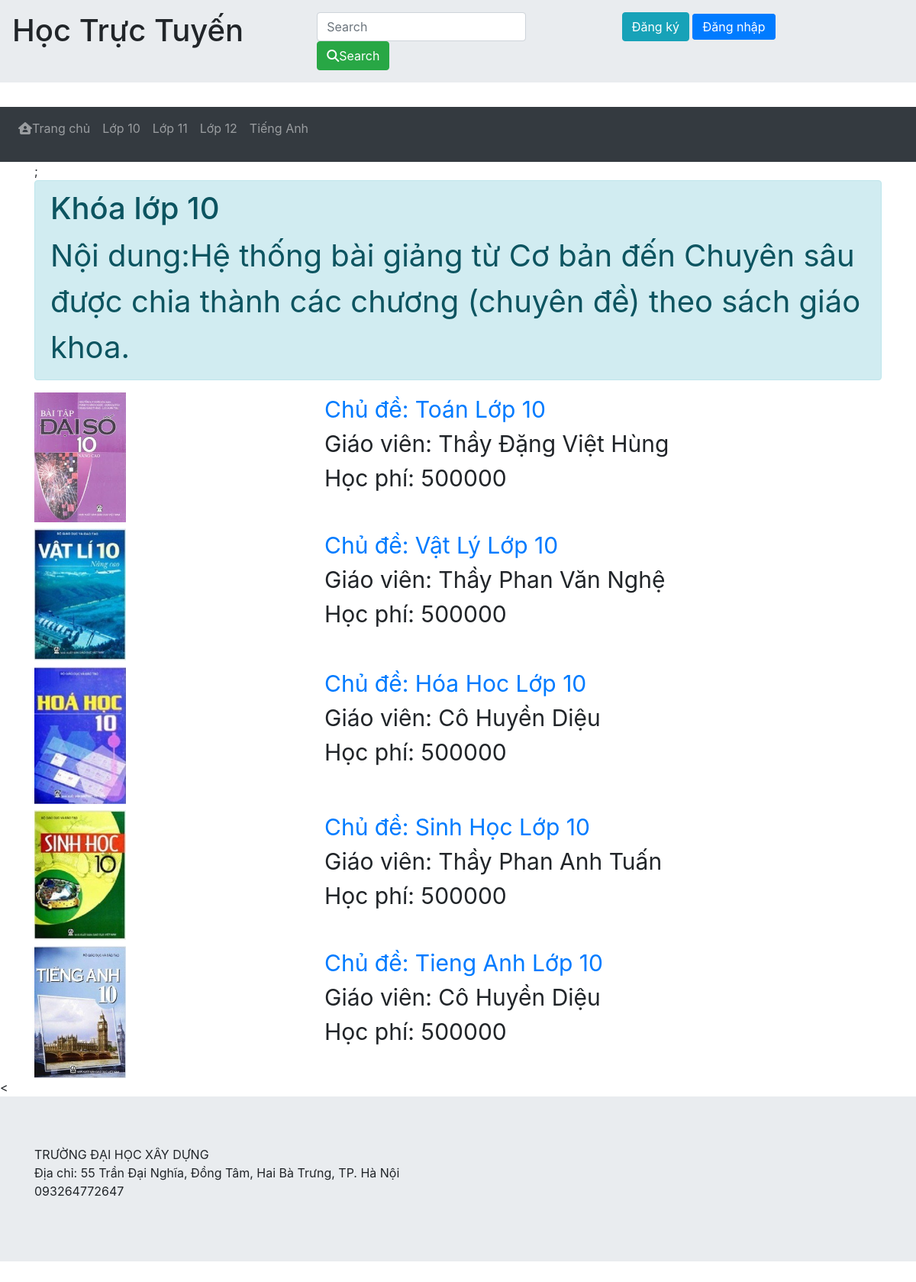
Page /khoahoc.php?id=1 on the committed database.
### tables this page shows
CREATE TABLE `khoahoc` (
  `id` int(11) NOT NULL,
  `TenKhoaHoc` varchar(200) NOT NULL,
  `ThongTin` mediumtext NOT NULL
);

CREATE TABLE `chude` (
  `id` int(11) NOT NULL,
  `TenChuDe` varchar(200) NOT NULL,
  `IdKhoaHoc` int(11) NOT NULL,
  `IdGiaoVien` int(11) NOT NULL,
  `HocPhi` int(11) NOT NULL,
  `DcHinhAnh` varchar(200) NOT NULL
);

CREATE TABLE `giaovien` (
  `id` int(11) NOT NULL,
  `TenGiaoVien` varchar(200) NOT NULL
);

### khoahoc.php (the view, shortened to what this page needs)
<?php
include 'header1.php';
?>
<div class="container">
  <?php include 'connect.php'; ?>;
  <?php
  $sql1 = "SELECT * FROM `khoahoc` where id=".$_GET["id"];
  $result1 = mysqli_query($conn, $sql1);
  if (mysqli_num_rows($result1) > 0) {
  $row1 = mysqli_fetch_assoc($result1);
  echo "<div class=\"container alert alert-info\">";
    echo "<h1>" .$row1["TenKhoaHoc"]."</h1>";
    echo "<span style=\"font-size: 40px;\">Nội dung:".$row1["ThongTin"]. "</span>";
  echo "</div>";
  $sql2 = "SELECT chude.id,chude.TenChuDe,chude.HocPhi,giaovien.TenGiaoVien,chude.IdKhoaHoc,chude.DcHinhAnh FROM chude INNER JOIN giaovien ON giaovien.id=chude.IdGiaoVien where chude.IdKhoaHoc=".$_GET["id"];
  $result2 = mysqli_query($conn, $sql2);
  if (mysqli_num_rows($result2) > 0) {
  while($row2 = mysqli_fetch_assoc($result2)) {
  echo "<div class=\"row mt-2\">";
    echo "<div class=\"col-4\">";
      echo "<a  href=\"http://localhost/test/monhoc.php?id=" . $row2["id"] ."\"><img src=\"" . $row2["DcHinhAnh"] . "\" alt=\"icondfs\" style=\"width: 120px; height: 200\"></a>";
    echo "</div>";
    echo "<div class=\"col\">";
      echo "<a  style=\"font-size: 30px;\" href=\"http://localhost/test/monhoc.php?id=" . $row2["id"] ."\">Chủ đề:  " . $row2["TenChuDe"] .  "<br></a>";
      echo "<div style=\"font-size: 30px;\">";
        echo "Giáo viên: " . $row2["TenGiaoVien"].  "<br>";
        echo "Học phí: " . $row2["HocPhi"].  "<br>";
      echo "</div>";
    echo "</div>";
  echo "</div>";
  }
  } else {
  echo "0 results";
  }
  } else {
  echo "0 results";
  }
  ?>
</div>
<<?php include 'footer.php'; ?>
</html>

### rows in the picture
khoahoc: TenKhoaHoc "Khóa lớp 10", ThongTin "Hệ thống bài giảng từ Cơ bản đến Chuyên sâu được chia thành các chương (chuyên đề) theo sách giáo khoa."
chude: DcHinhAnh (picture), TenChuDe "Toán Lớp 10", IdGiaoVien.TenGiaoVien "Thầy Đặng Việt Hùng", HocPhi "500000"
chude: DcHinhAnh (picture), TenChuDe "Vật Lý Lớp 10", IdGiaoVien.TenGiaoVien "Thầy Phan Văn Nghệ", HocPhi "500000"
chude: DcHinhAnh (picture), TenChuDe "Hóa Hoc Lớp 10", IdGiaoVien.TenGiaoVien "Cô Huyền Diệu", HocPhi "500000"
chude: DcHinhAnh (picture), TenChuDe "Sinh Học Lớp 10", IdGiaoVien.TenGiaoVien "Thầy Phan Anh Tuấn", HocPhi "500000"
chude: DcHinhAnh (picture), TenChuDe "Tieng Anh Lớp 10", IdGiaoVien.TenGiaoVien "Cô Huyền Diệu", HocPhi "500000"
